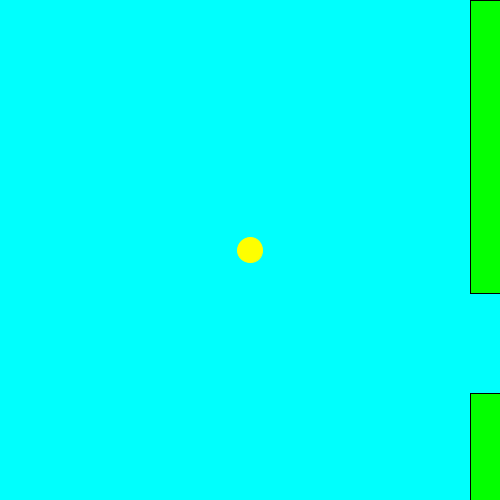
Frame 1 (no input)
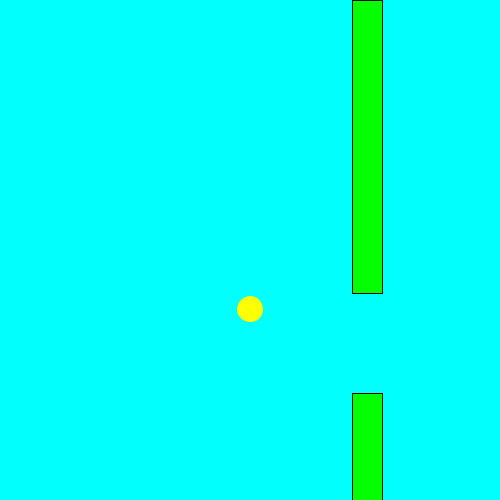
Frame 60 (the mouse pressed at the canvas centre just before this capture)
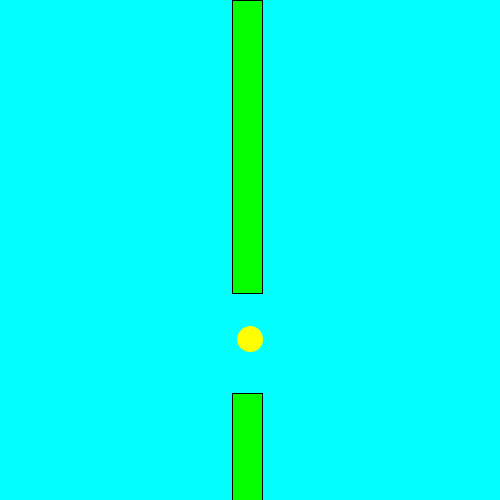
Frame 120 (the mouse held since frame 60 and released just before this capture)

The Processing sketch that drew these frames (run headless with seeded random() and noise(); from frame 60 on, the mouse is pressed at the canvas centre):

// Processing sketch: flappy_bird
// ── flappy_bird.pde
void setup(){
  size(500,500);
}
int x_pos = 250;
int y_pos = 250;
int birdYVelocity = 30;
int gravity = 1;
int rect_x_pos = 470;
int upperPipeHeight = (int) random(100, 400);
int lowerPipeHeight = (int) random(100, 400);
int pipeGap = 100;
int upperY = 0;
int lowerY = 300;
int score = 0;
void draw(){
  background(#00FFFD);
  fill(#FEFF00);
  stroke(#FEFF00);
  ellipse(x_pos,y_pos,25,25);
  fill(#03FF00);
  stroke(0,0,0);
  rect(rect_x_pos,0,30,upperPipeHeight);
  lowerY = upperY + upperPipeHeight + pipeGap;
  rect(rect_x_pos,lowerY,30,500);
  y_pos += gravity;
  rect_x_pos -= 2;
  teleport_pipe();
}
void mousePressed(){
  y_pos -= birdYVelocity;
}
void teleport_pipe(){
  if(rect_x_pos < -20){
    rect_x_pos = 470;
    fill(#03FF00);
    stroke(0,0,0);
        if(intersectsPipes() == false){
      score++;
    text(score, 250,50);
  }
else{
  text(score + "Game over", 250,50);
  System.exit(0);
}
    upperPipeHeight = (int) random(100, 400);
    lowerPipeHeight = (int) random(100, 400);
    rect(rect_x_pos,0,30,upperPipeHeight);
    rect(rect_x_pos,lowerY,30,500);
}
}
boolean intersectsPipes() { 
     if (y_pos < upperPipeHeight && x_pos > rect_x_pos && x_pos < (rect_x_pos+30)){
          return true; }
     else if (y_pos>lowerY && x_pos >rect_x_pos && x_pos< (rect_x_pos+30)) {
          return true; }
     else { return false; }
}
